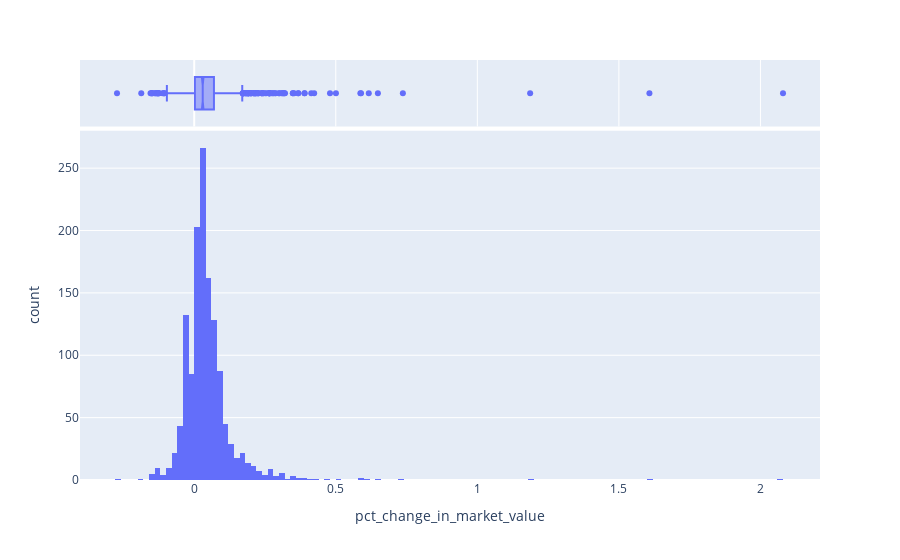

This figure's notebook cell:
### Code cell
fig = px.histogram(neighborhood_df, x="pct_change_in_market_value", marginal="box", hover_data=neighborhood_df.columns)
fig.show()

### Figure 1 — Plotly figure (JSON) as saved in the notebook; plotly's stock layout.template omitted (floating-point values rounded to 4 significant figures; data arrays with more than 128 entries replaced by an {"elided": "..."} marker saying what was removed)
{"data": [{"alignmentgroup": "True", "bingroup": "x", "hovertemplate": "pct_change_in_market_value=%{x}<br>count=%{y}<extra></extra>", "legendgroup": "", "marker": {"color": "#636efa"}, "name": "", "offsetgroup": "", "orientation": "v", "showlegend": false, "type": "histogram", "x": {"elided": "1350 float values"}, "xaxis": "x", "yaxis": "y"}, {"alignmentgroup": "True", "customdata": {"elided": "1350x13 mixed values"}, "hovertemplate": "pct_change_in_market_value=%{customdata[12]}<br>account=%{customdata[0]}<br>protested=%{customdata[1]}<br>year=%{customdata[2]}<br>Neighborhood_Code=%{customdata[3]}<br>neighborhood=%{customdata[4]}<br>neighborhood_group=%{customdata[5]}<br>map_facet=%{customdata[6]}<br>street_address=%{customdata[7]}<br>zipcode=%{customdata[8]}<br>market_value=%{customdata[9]}<br>prior_market_value=%{customdata[10]}<br>change_in_market_value=%{customdata[11]}<extra></extra>", "legendgroup": "", "marker": {"color": "#636efa"}, "name": "", "notched": true, "offsetgroup": "", "showlegend": false, "type": "box", "x": {"elided": "1350 float values"}, "xaxis": "x2", "yaxis": "y2"}], "layout": {"barmode": "relative", "legend": {"tracegroupgap": 0}, "margin": {"t": 60}, "xaxis": {"anchor": "y", "domain": [0, 1], "title": {"text": "pct_change_in_market_value"}}, "xaxis2": {"anchor": "y2", "domain": [0, 1], "matches": "x", "showgrid": true, "showticklabels": false}, "yaxis": {"anchor": "x", "domain": [0, 0.8316], "title": {"text": "count"}}, "yaxis2": {"anchor": "x2", "domain": [0.8416, 1], "matches": "y2", "showgrid": false, "showline": false, "showticklabels": false, "ticks": ""}}}
